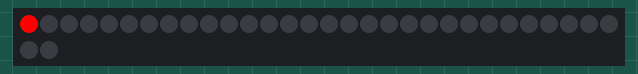
Bench run of a sketch on a simulated Arduino Uno, built with avr-gcc and run on an emulated ATmega328P. Parts: 32 RGB LEDs in strip order, left to right, continuing on the next row.

Above: at 0.01 s.
At 0.37 s:
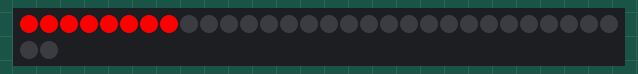
At 0.78 s:
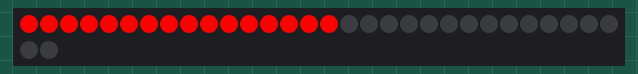
At 1.19 s:
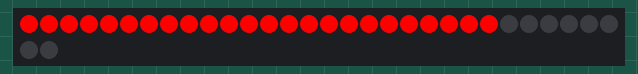
At 1.6 s:
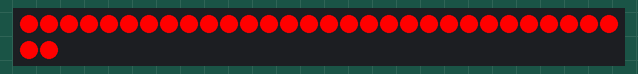

The sketch:

test-red.ino
```cpp
#include <Adafruit_NeoPixel.h>

#define PIN 2
Adafruit_NeoPixel strip = Adafruit_NeoPixel(32, PIN, NEO_GRB + NEO_KHZ800);

// IMPORTANT: To reduce NeoPixel burnout risk, add 1000 uF capacitor across
// pixel power leads, add 300 - 500 Ohm resistor on first pixel's data input
// and minimize distance between Arduino and first pixel.  Avoid connecting
// on a live circuit...if you must, connect GND first.

void setup() {
  strip.begin();
  strip.show(); // Initialize all pixels to 'off'
}

void loop() {
  colorWipe(strip.Color(255, 0, 0), 50); // Red
}

// Fill the dots one after the other with a color
void colorWipe(uint32_t c, uint8_t wait) {
  for(uint16_t i=0; i<strip.numPixels(); i++) {
    strip.setPixelColor(i, c);
    strip.show();
    delay(wait);
  }
}
```
